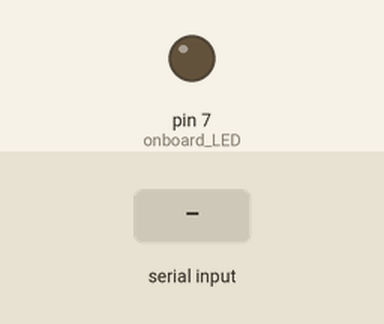
The sketch below on a simulated Arduino Uno, built with avr-gcc and run on an emulated ATmega328P. Parts: output pins drawn as LEDs (lit = HIGH). Inputs (shaded band) come from the test bench. What the sketch prints to the serial monitor is not drawn.

Above: at 1.2 s.
1.3 s: "N" received over the second serial link
At 3.5 s:
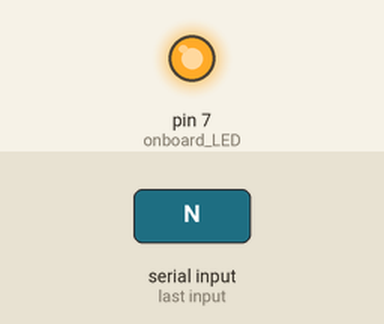
3.8 s: "F" received over the second serial link
At 5.5 s:
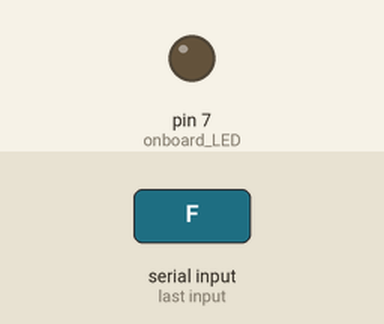
Timing chart, 0 to 7.0 s (numbered marks = the images above; inputs shaded):
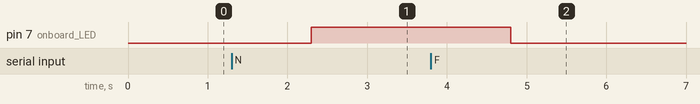

Measured:
- after the input at 1.3 s, pin 7 (onboard_LED): LOW → HIGH after 1.0 s
- after the input at 3.8 s, pin 7 (onboard_LED): HIGH → LOW after 1.0 s

The sketch:

bluetoothtest.ino
```cpp
#include <SoftwareSerial.h>

SoftwareSerial HM10(3, 2); // RX = 2, TX = 3

char appData;

String inData = "";

void setup() {
  Serial.begin(9600);
  HM10.begin(9600); // set HM10 serial at 9600 baud rate
  pinMode(7, OUTPUT); // onboard LED
  digitalWrite(7, LOW);
}


void loop() {
  HM10.listen();
  if (HM10.available()) {   // if HM10 sends something then read
    Serial.print("here");
    inData = HM10.readString();  // save the data in string format
    Serial.println(inData);

    if (inData == "F") {
      Serial.println("LED OFF");
      digitalWrite(7, LOW); // switch OFF LED
    }

    if(inData == "N") {
      Serial.println("LED ON");
      digitalWrite(7, HIGH); // switch ON LED
    }
  }

  if (Serial.available()) {           // Read user input if available.
    char userInput = Serial.read();
    HM10.write(userInput);
  }
}
```
